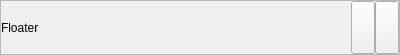
<?xml version="1.0" encoding="UTF-8"?>
<ui version="4.0">
 <class>FileColumnFloater</class>
 <widget class="QWidget" name="FileColumnFloater">
  <property name="geometry">
   <rect>
    <x>0</x>
    <y>0</y>
    <width>400</width>
    <height>55</height>
   </rect>
  </property>
  <property name="windowTitle">
   <string>Form</string>
  </property>
  <layout class="QVBoxLayout" name="verticalLayout">
   <property name="spacing">
    <number>0</number>
   </property>
   <property name="leftMargin">
    <number>0</number>
   </property>
   <property name="topMargin">
    <number>0</number>
   </property>
   <property name="rightMargin">
    <number>0</number>
   </property>
   <property name="bottomMargin">
    <number>0</number>
   </property>
   <item>
    <widget class="QFrame" name="frame">
     <property name="frameShape">
      <enum>QFrame::StyledPanel</enum>
     </property>
     <property name="frameShadow">
      <enum>QFrame::Raised</enum>
     </property>
     <layout class="QHBoxLayout" name="horizontalLayout">
      <property name="spacing">
       <number>0</number>
      </property>
      <property name="leftMargin">
       <number>0</number>
      </property>
      <property name="topMargin">
       <number>0</number>
      </property>
      <property name="rightMargin">
       <number>0</number>
      </property>
      <property name="bottomMargin">
       <number>0</number>
      </property>
      <item>
       <widget class="QLabel" name="floaterText">
        <property name="sizePolicy">
         <sizepolicy hsizetype="Expanding" vsizetype="Preferred">
          <horstretch>0</horstretch>
          <verstretch>0</verstretch>
         </sizepolicy>
        </property>
        <property name="text">
         <string>Floater</string>
        </property>
        <property name="margin">
         <number>9</number>
        </property>
       </widget>
      </item>
      <item>
       <widget class="QToolButton" name="cutButton">
        <property name="sizePolicy">
         <sizepolicy hsizetype="Preferred" vsizetype="Preferred">
          <horstretch>0</horstretch>
          <verstretch>0</verstretch>
         </sizepolicy>
        </property>
        <property name="text">
         <string/>
        </property>
        <property name="icon">
         <iconset theme="edit-cut"/>
        </property>
       </widget>
      </item>
      <item>
       <widget class="QToolButton" name="copyButton">
        <property name="sizePolicy">
         <sizepolicy hsizetype="Preferred" vsizetype="Preferred">
          <horstretch>0</horstretch>
          <verstretch>0</verstretch>
         </sizepolicy>
        </property>
        <property name="text">
         <string/>
        </property>
        <property name="icon">
         <iconset theme="edit-copy"/>
        </property>
       </widget>
      </item>
     </layout>
    </widget>
   </item>
  </layout>
 </widget>
 <resources/>
 <connections/>
</ui>
